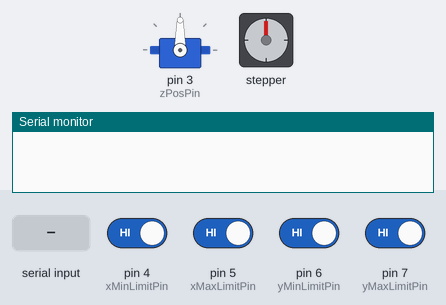
The sketch below on a simulated Arduino Uno, built with avr-gcc and run on an emulated ATmega328P. Shown: servo, stepper motor, the last lines printed to the serial monitor. The test bench sets the inputs (shaded band); at power-on: pin 4 (xMinLimitPin), pin 5 (xMaxLimitPin), pin 6 (yMinLimitPin), pin 7 (yMaxLimitPin) HIGH. Stepper angles assume 200 steps per turn.

Above: at 1.2 s.
1.3 s: "1" received over Serial
At 2.8 s:
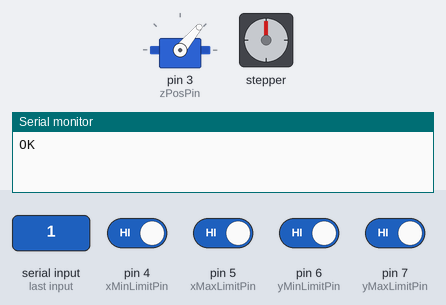
3.8 s: "90,45,200\n" received over Serial
At 5.3 s:
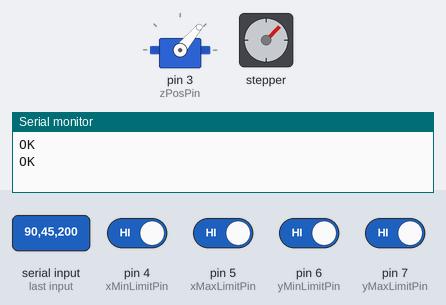
Timing chart, 0 to 6.8 s (numbered marks = the images above; inputs shaded):
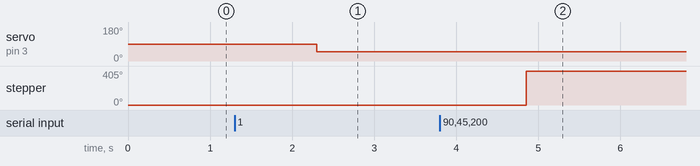

The sketch:

RobotController_2018.ino
```cpp
/*
This is the final WORKING code for the servo-multiWell plate controller

For use with the Adafruit Motor Shield v2
---->	http://www.adafruit.com/products/1438
*/


#include <Wire.h>
#include <Adafruit_MotorShield.h>
#include "Adafruit_PWMServoDriver.h"
#include <Servo.h>

#define INPUT_SIZE 128 // max input serial string size

// Create the motor shield object with the default I2C address
Adafruit_MotorShield AFMS = Adafruit_MotorShield();

// Connect a stepper motor with 200 steps per revolution (1.8 degree)
Adafruit_StepperMotor *yMotor = AFMS.getStepper(200, 1);
Adafruit_StepperMotor *xMotor = AFMS.getStepper(200, 2);

Servo servo;

const int stepSize = 45;  // 20 tooth gear --> 0.2 mm/step, 9 mm well-to-well spacing on 96-well plate
const int servoDelay = 300; // time for servo to move up <--> down in ms

const int xMinLimitPin = 4;
const int xMaxLimitPin = 5;
const int yMinLimitPin = 6;
const int yMaxLimitPin = 7;

const int zPosPin = 3;

int i = 0;
int val = 0;

const boolean showStatus = false; // print status info to serial port

boolean limitReached;
int limitState = 0;
int priorState = 0;
int ypos = 0;
int xpos = 0;
int newypos = 0;
int newxpos = 0;
int dy = 0;
int dx = 0;
int zdown = 0;
int newzdown = 0;
int A1x = 90; // 32 x-steps from home to A1 well position
int A1y = -345; // y-steps from home to A1 well position

char input[INPUT_SIZE + 1];  // max characters for input

void setup()
{
	Serial.begin(9600);           // set up Serial library at 9600 bps

	AFMS.begin();  // create with the default frequency 1.6KHz

	xMotor->setSpeed(100);  // rpm
	yMotor->setSpeed(100);  // rpm

	servo.attach(zPosPin);

	pinMode(xMinLimitPin, INPUT_PULLUP);
	pinMode(xMaxLimitPin, INPUT_PULLUP);
	pinMode(yMinLimitPin, INPUT_PULLUP);
	pinMode(yMaxLimitPin, INPUT_PULLUP);
}

void loop()
{

	while (Serial.available() > 0)
	{

		// Read serial input line
		if (Serial.available()) {
			// Get next command from Serial (add 1 for termination character)
			byte size = Serial.readBytes(input, INPUT_SIZE);
			// Add the final 0 to end the string
			input[size] = 0;
			//inputString = String(input);
		}

		// Parse serial input (well list, comma separated, e.g. "A1-,B1-")
		char* command = strtok(input, " ,");
		while (command != 0)
		{
			//Serial.print(" "); Serial.print(command);

			moveToWell(command);

			// Find the next command in input string
			command = strtok(0, " ,");
		}
		Serial.println("OK");

	}

	if (showStatus)
	{
		priorState = limitState;
		limitState = readLimitSwitches();
		if (limitState != priorState) Serial.println(limitState);
		delay(50);
	}

}

void moveToWell (String command)
{

		char row = command[0];  // read row character A...H
		char col = command[1];   // read column integer 1 - 12
		if (col == '1')
		{
			int col2 = command[2];
			if ((col2 >= '0') && (col2 <= '2'))
			{
				col = 10 + col2 - '0';
			} else {
				col = col - '0';
			}
		} else {
			col = col - '0';
		}
		char z = command[2 + (col>=10)]; // read z-position "+"=up, "-"=down

		newypos = row - 'A' + 1;
		newxpos = col;
		newzdown = (z == '-');

		// move to up position
		// *make 50 and move servo bar to position 2
		// *make 80 and move servo bar to position 1
		servo.write(50); 	// *was 60=up but made 80 to get to bottom of 2mL well, allows 40mm tube length into 43mm deep well
		if (zdown)
		{
			delay(servoDelay);
			zdown = 0;
		}

		if (newypos == -16)    // '0' to home and move to well A1
		{

			// home the stage
			homeStage();

			// Adjust to well A1 position
			limitReached = MoveStepsAndCheckLimits(A1x, A1y);
			if (limitReached && showStatus)
			{
				Serial.println("Warning!! Limit Reached");
			}

			ypos = 1;
			xpos = 1;
			newzdown = 0;   // home with z-position up

		}
		else
		{

			// handle y-position
			if (newypos < 1) newypos = ypos;
			if (newypos > 8) newypos = ypos;
			dy = newypos - ypos;

			// handle x-position
			if (newxpos < 1) newxpos = xpos;
			if (newxpos > 12) newxpos = xpos;
			dx = newxpos - xpos;

			// move steppers
			limitReached = MoveStepsAndCheckLimits(dx * stepSize, 0);
			limitReached = MoveStepsAndCheckLimits(0, dy * stepSize);

			if (limitReached && showStatus)
			{
				Serial.println("Warning!! Limit Reached");
			}

			// Update positions
			ypos = newypos;
			xpos = newxpos;
		}

		// Release power to motors
		xMotor->release();
		yMotor->release();

		// Handle z-position
		// only move if needed

		if (newzdown)
		{
			servo.write(0);
			delay(servoDelay);
			zdown = newzdown;
		}

		if (showStatus) Serial.print(z);

		//delay(500);

		// Send serial command to confirm new position and motor completion
		if (showStatus) {
			Serial.print(row);
			Serial.print(col);
			Serial.println(z);
		}

}

void homeStage()
{
	// home y-axis
	boolean yHome = false;
	while (!yHome)
	{
		yHome = MoveStepsAndCheckLimits(0, 1);
	}
	if (showStatus) Serial.println("Home on y-axis");

	delay(100);

	// home x-axis
	boolean xHome = false;
	while (!xHome)
	{
		xHome = MoveStepsAndCheckLimits(-1, 0);
	}
	if (showStatus) Serial.println("Home on x-axis");
}

int readLimitSwitches()
{
	int limitState  = !digitalRead(xMinLimitPin) * 8;
	limitState += !digitalRead(xMaxLimitPin) * 4;
	limitState += !digitalRead(yMinLimitPin) * 2;
	limitState += !digitalRead(yMaxLimitPin) * 1;

	return limitState;
}

boolean MoveStepsAndCheckLimits(int stepx, int stepy)
{

	//boolean limitReached = false;
	boolean xfwd = (stepx > 0);
	boolean yfwd = (stepy > 0);

	int limitState = readLimitSwitches();
	boolean limitReached = (limitState > 0);

	stepx = abs(stepx);
	stepy = abs(stepy);

	while (((stepx > 0) || (stepy > 0)) && !limitReached)
	{

		if (stepx > 0)
		{
			if (xfwd)
			{
				xMotor->onestep(FORWARD, DOUBLE);
			}
			else
			{
				xMotor->onestep(BACKWARD, DOUBLE);
			}
			stepx--;
		}

		if (stepy > 0)
		{
			if (yfwd)
			{
				yMotor->onestep(FORWARD, DOUBLE);
			}
			else
			{
				yMotor->onestep(BACKWARD, DOUBLE);
			}
			stepy--;
		}

		limitState = readLimitSwitches();
		limitReached = (limitState > 0);
	}

	// delay(10);
	// Handle Limits: back off
	while ((limitState & B1000) > 0)
	{
		xMotor->onestep(FORWARD, DOUBLE);
		limitState = readLimitSwitches();
	}
	while ((limitState & B0100) > 0)
	{
		xMotor->onestep(BACKWARD, DOUBLE);
		limitState = readLimitSwitches();
	}
	while ((limitState & B0010) > 0)
	{
		yMotor->onestep(FORWARD, DOUBLE);
		limitState = readLimitSwitches();
	}
	while ((limitState & B0001) > 0)
	{
		yMotor->onestep(BACKWARD, DOUBLE);
		limitState = readLimitSwitches();
	}

	return limitReached;
}
```

Measured:
- after the input at 1.3 s, servo on pin 3 (zPosPin): 90° → 50° after 1.0 s
- after the input at 3.8 s, stepper: turns 405° clockwise, starting after 1.1 s
